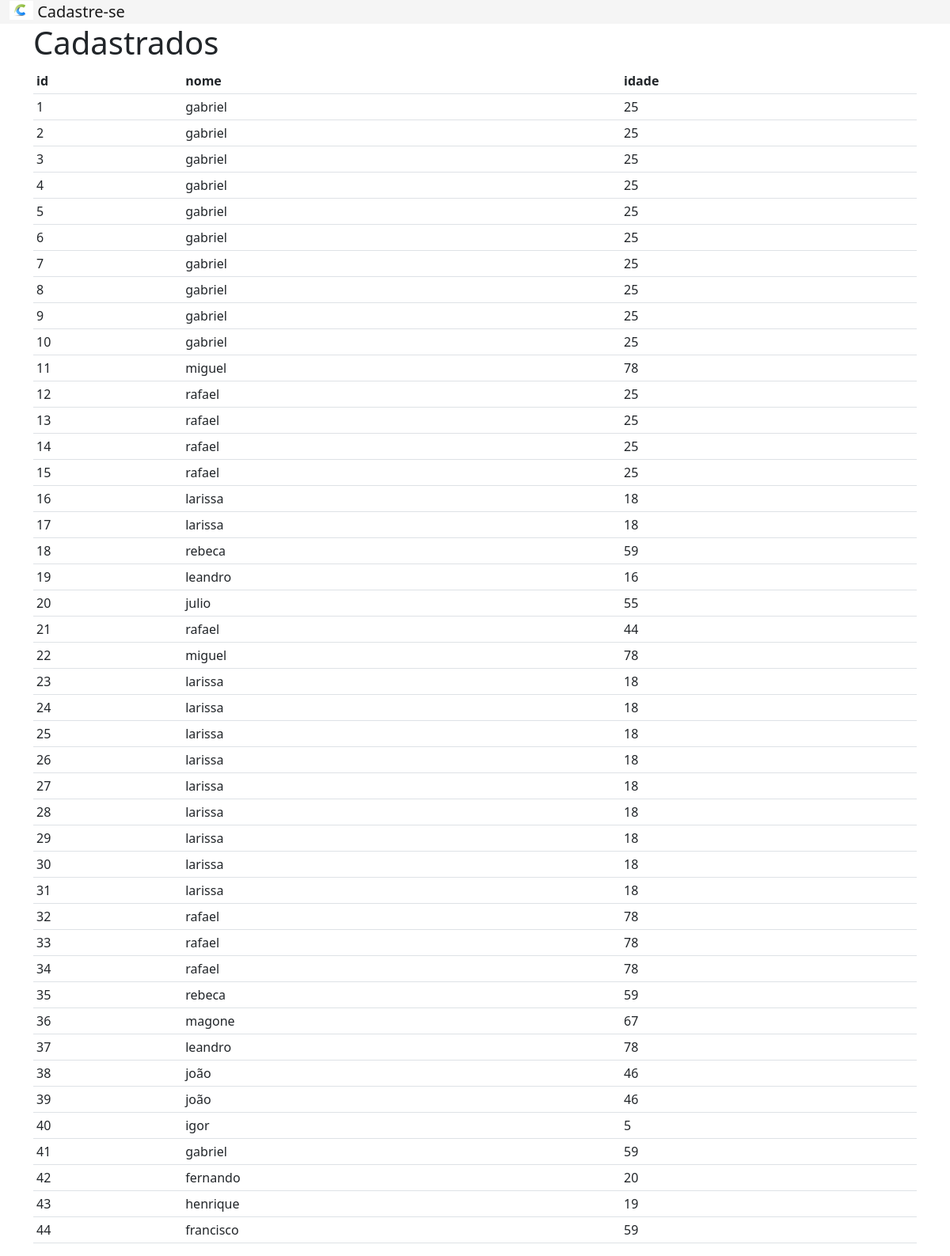
Screenshot of /usuarios/ with the database file from the repository.
### app_cad_usuarios/views.py (the view)
# urls.py: path('usuarios/', views.usuarios, name='listagem_usuarios')
def usuarios(request):
    if request.method == 'POST':
        nome = request.POST.get('nome')
        idade = request.POST.get('idade')
        if nome and idade:  # Verifica se os campos estão preenchidos
            novo_usuario = Usuario(nome=nome, idade=idade)
            novo_usuario.save()
    usuarios = {
        'usuarios': Usuario.objects.all()
    }
    return render(request,'usuarios/usuarios.html',usuarios)

### app_cad_usuarios/templates/usuarios/usuarios.html
{% extends 'usuarios/base.html' %}
{% block conteudo %}
  {% load static %}
  <nav style="background-color: whitesmoke !important;" class=" navbar-light bg-light">
    <div class="container-fluid">
      <a class="navbar-brand"   href="{% url 'home' %}" >
        <img src="{% static 'images/cadastro.png' %}" alt="" width="30" height="24" class="d-inline-block align-text-top">
        Cadastre-se
      </a>
    </div>
  </nav>
<div class= "container">
    <h1>Cadastrados</h1>
    <table class="table table-clear table-sm">
         <tr>
             <th>id</th>
             <th>nome</th>
             <th>idade</th>
        </tr>
        {% for usuario in usuarios %}
        <tr>
             <td>{{usuario.id_usuario}}</td>
             <td>{{usuario.nome}}</td>
             <td>{{usuario.idade}}</td>
        </tr>
        {% endfor %}
    </table>
</div>
{% endblock %}

### app_cad_usuarios/templates/usuarios/base.html (shortened to what this page needs)
<!doctype html>
{% load static %}
<html lang="en">
  <head>
     <link href="https://cdn.jsdelivr.net/npm/bootstrap@5.0.2/dist/css/bootstrap.min.css" rel="stylesheet">
  </head>
  <body>
    {% block conteudo %}
    {% endblock %}
  </body>
</html>

### rows the page displays
Usuario: id_usuario "1", nome "gabriel", idade "25"
Usuario: id_usuario "2", nome "gabriel", idade "25"
Usuario: id_usuario "3", nome "gabriel", idade "25"
Usuario: id_usuario "4", nome "gabriel", idade "25"
Usuario: id_usuario "5", nome "gabriel", idade "25"
Usuario: id_usuario "6", nome "gabriel", idade "25"
Usuario: id_usuario "7", nome "gabriel", idade "25"
Usuario: id_usuario "8", nome "gabriel", idade "25"
Usuario: id_usuario "9", nome "gabriel", idade "25"
Usuario: id_usuario "10", nome "gabriel", idade "25"
Usuario: id_usuario "11", nome "miguel", idade "78"
Usuario: id_usuario "12", nome "rafael", idade "25"
Usuario: id_usuario "13", nome "rafael", idade "25"
Usuario: id_usuario "14", nome "rafael", idade "25"
Usuario: id_usuario "15", nome "rafael", idade "25"
Usuario: id_usuario "16", nome "larissa", idade "18"
Usuario: id_usuario "17", nome "larissa", idade "18"
Usuario: id_usuario "18", nome "rebeca", idade "59"
Usuario: id_usuario "19", nome "leandro", idade "16"
Usuario: id_usuario "20", nome "julio", idade "55"
Usuario: id_usuario "21", nome "rafael", idade "44"
Usuario: id_usuario "22", nome "miguel", idade "78"
Usuario: id_usuario "23", nome "larissa", idade "18"
Usuario: id_usuario "24", nome "larissa", idade "18"
Usuario: id_usuario "25", nome "larissa", idade "18"
Usuario: id_usuario "26", nome "larissa", idade "18"
Usuario: id_usuario "27", nome "larissa", idade "18"
Usuario: id_usuario "28", nome "larissa", idade "18"
Usuario: id_usuario "29", nome "larissa", idade "18"
Usuario: id_usuario "30", nome "larissa", idade "18"
Usuario: id_usuario "31", nome "larissa", idade "18"
Usuario: id_usuario "32", nome "rafael", idade "78"
Usuario: id_usuario "33", nome "rafael", idade "78"
Usuario: id_usuario "34", nome "rafael", idade "78"
Usuario: id_usuario "35", nome "rebeca", idade "59"
Usuario: id_usuario "36", nome "magone", idade "67"
Usuario: id_usuario "37", nome "leandro", idade "78"
Usuario: id_usuario "38", nome "joão", idade "46"
Usuario: id_usuario "39", nome "joão", idade "46"
Usuario: id_usuario "40", nome "igor", idade "5"
Usuario: id_usuario "41", nome "gabriel", idade "59"
Usuario: id_usuario "42", nome "fernando", idade "20"
Usuario: id_usuario "43", nome "henrique", idade "19"
Usuario: id_usuario "44", nome "francisco", idade "59"
